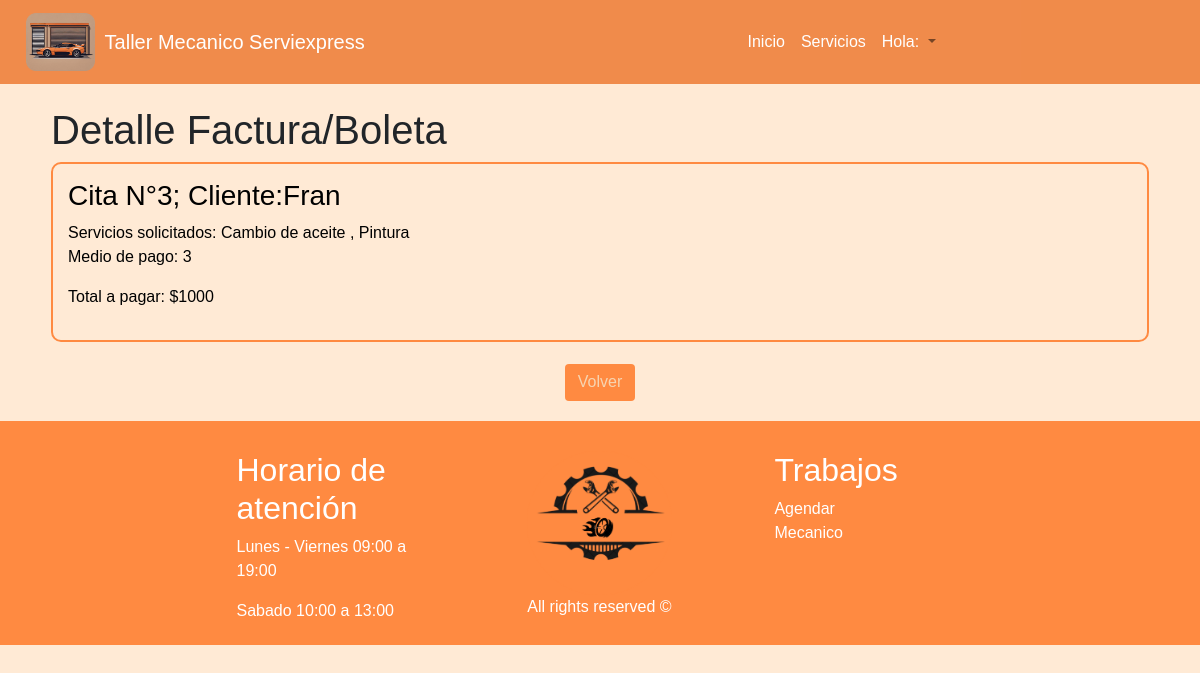
/fabo/2/ (signed in), run on the app's committed database.
### taller/models.py (models this page shows, shortened)
class FaBo(models.Model):
    num_fb = models.AutoField(primary_key=True)
    fecha_emision = models.DateTimeField(auto_now_add=True)
    detalle_fb = models.ManyToManyField(Servicio, blank=True, null=True)
    MEDIOS = (
        ("1", "Efectivo"),
        ("2", "Tarjeta de débito"),
        ("3", "Tarjeta de crédito"),
        ("4", "Fiado"),
    )
    medio = models.CharField(max_length=30, choices=MEDIOS, default="1")
    totalpagar = models.IntegerField()
    cita = models.ForeignKey(Cita, on_delete=models.CASCADE)

class Cita(models.Model):
    id_cita = models.AutoField(primary_key=True)
    fecha_aten = models.DateField(help_text="(Día-Mes-Año)",validators=[validar_dia])
    HORARIOS = (
        ("1","08:00 am"),
        ("2","09:00 am"),
        ("3","10:00 am"),
        ("4","11:00 am"),
        ("5","12:00 am"),
        ("6","01:00 pm"),
        ("7","02:00 pm"),
        ("8","03:00 pm"),
        ("9","04:00 pm"),
    )
    horario= models.CharField(max_length=10, choices=HORARIOS, default= "1")
    servicios = models.ManyToManyField(Servicio)
    cliente = models.ForeignKey(Cliente, on_delete=models.CASCADE)
    empleado = models.ForeignKey(Empleado, on_delete=models.CASCADE)
    class Meta:
        unique_together = ('horario','fecha_aten')
    def __str__(self):
        return 'Cita N°' + str(self.id_cita) + '; Cliente:' + self.cliente.pnom_cli

class Cliente(models.Model):
    rut_cli = models.CharField(primary_key=True, max_length=12)
    pnom_cli = models.CharField(max_length=20)
    snom_cli = models.CharField(max_length=20, blank=True)
    appaterno_cli = models.CharField(max_length=20)
    apmaterno_cli = models.CharField(max_length=20, blank=True)
    correo_cli = models.CharField(max_length=60, blank=True)
    telefono_cli = models.IntegerField(blank=True, null=True)

class Servicio(models.Model):
    id_serv = models.AutoField(primary_key=True)
    tipo_serv = models.CharField(max_length=50)
    desc_serv = models.TextField(max_length=400)
    costo_serv = models.IntegerField()

### taller/views.py (the view, shortened to what this page needs)
# urls.py: path('fabo/<int:num_fb>/', views.update_fabo, name='update_fabo'),
@login_required
def update_fabo(request, num_fb):
    cliente = Cliente.objects.filter(rut_cli=request.user.username).first()
    empleado = Empleado.objects.filter(rut_emp=request.user.username).first()
    rol = "Cliente" if cliente else "Empleado"
    if request.method == "GET":
        fabo = get_object_or_404(FaBo, pk=num_fb)
        form = FaBoForm(instance=fabo)
        return render(
            request,
            "detail_fabo.html",
            {"fabo": fabo, "form": form, "cliente": cliente, "empleado": empleado},
        )

### taller/templates/detail_fabo.html (shortened to what this page needs)
{% extends 'hnf.html' %}
{% load static %}
{% block content %}
<head>
    <link rel="stylesheet" href="{% static 'css/crud.css' %}" />
</head>
<div class="container">
    <ul style="list-style: none;">
        {% if not Mensaje %}
        <h1> Detalle Factura/Boleta </h1>
        <li id="detalle">
            <h3>{{ fabo.cita }}</h3>
            <ul style="list-style: none;">
                Servicios solicitados:
                {% for servicio in fabo.detalle_fb.all %}
                     {{ servicio.tipo_serv }}
                    {% if not forloop.last %}
                        ,
                    {% endif %}
                {% endfor %}
            </ul>
            <p>Medio de pago: {{ fabo.medio }}</p>
            <p>Total a pagar: ${{ fabo.totalpagar }}</p>
        </li>
        <ul>
            <li class="centered-button" style="margin-top: 2%;">
                <a class="btn" href="/fabo">
                    Volver
                </a>
            </li>
        </ul>
        {% endif %}
    </ul>
</div>
{% endblock %}

### taller/static/css/keyframes.css (style rules this page uses)
@media (max-width: 1400px) { * { max-width: 100%; padding: 0 10px; } }

### taller/static/css/style.css (style rules this page uses)
* { margin: 0%; padding: 0; box-sizing: border-box; }
body { font-family:'Gill Sans', 'Gill Sans MT', Calibri, 'Trebuchet MS', sans-serif; background-color: #ffead5; }
.btn { padding-top: 5px; text-align: center; margin-right: 10px; margin-left: 10px; background: #FF8A41; color: #f7d4b1; }

### taller/static/css/crud.css (style rules this page uses)
.container { width: 94%; }
#detalle { border: 2px solid; border-color: rgba(255, 138, 65); border-radius: 10px; padding: 15px; margin-bottom: 10px; background-color: #ffead5; color: black; }
.centered-button { display: flex; justify-content: center; align-items: center; text-align: center; }

### data on the page
FaBo: cita "Cita N°3; Cliente:Fran", medio "3", totalpagar "1000"
Servicio: tipo_serv "Cambio de aceite"
Servicio: tipo_serv "Pintura"
